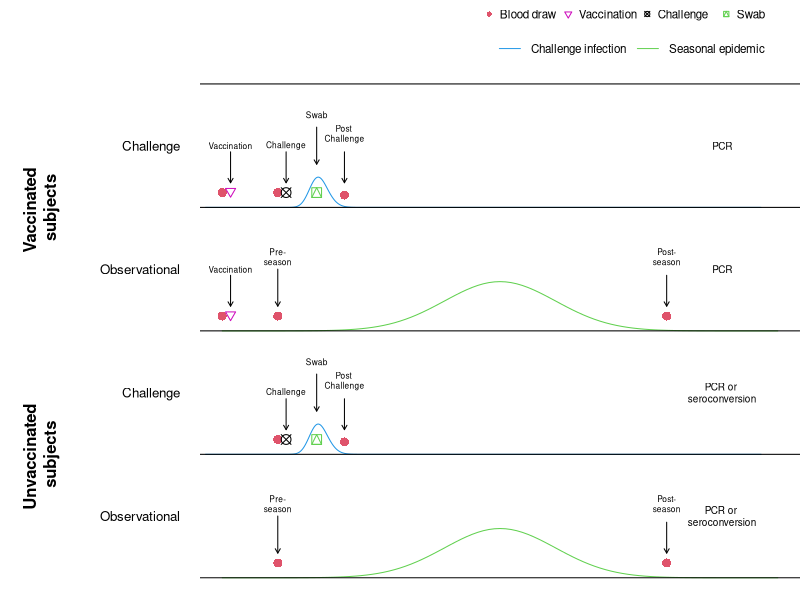

Generate this figure with R:
# Creates figure showing study designs
# Sheena Sullivan

# Directories used
fig_studies_dir <- here::here("fig-studies")

# Script ======================================================================

pdf(file = file.path(fig_studies_dir, "fig-studies.pdf"), 8, 3.5)
par(mai = c(0, 2, 0, 0))
plot(
  NA, NA,
  xlim = c(0, 5), ylim = c(0, 4.5), axes = F,
  xlab = "Study timeline", ylab = ""
)
axis(
  2,
  at = seq(0.5, 3.5, 1),
  labels = rep(c("Observational", "Challenge"), 2),
  las = 2,
  tick = F,
  cex.axis = 0.8
)
mtext(
  "Vaccinated \nsubjects",
  side = 2,
  cex = 1,
  lwd = 2,
  font = 2,
  line = 7,
  at = c(3, -5)
)
mtext(
  "Unvaccinated \nsubjects",
  side = 2,
  cex = 1,
  lwd = 2,
  font = 2,
  line = 7,
  at = c(1, -5)
)
legend(
  "topright",
  pch = c(16, 6, 13, 14), col = c(2, 6, 1, 3), box.lty = 0,
  c("Blood draw", "Vaccination", "Challenge", "Swab"), horiz = T, cex = 0.7
)
legend(
  2.4, 4.4,
  lty = c(1, 1), col = c(4, 3), box.lty = 0,
  c("Challenge infection", "Seasonal epidemic"), horiz = T, cex = 0.7
)

# pre-vaccination bleed
points(0, 2.12, pch = 16, col = 2, cex = 1.2)
points(0, 3.12, pch = 16, col = 2, cex = 1.2)
# vaccinations
vpos <- 0.075
text(vpos, c(2.5, 3.5), "Vaccination", cex = 0.5)
arrows(vpos, 2.45, vpos, 2.2, length = 0.05)
arrows(vpos, 3.45, vpos, 3.2, length = 0.05)
points(vpos, 2.13, pch = 6, cex = 1, col = 6)
points(vpos, 3.13, pch = 6, cex = 1, col = 6)

# post-vaccination or pre-season/challenge bleed
for (i in 0:3) {
  points(0.5, .12 + i, pch = 16, col = 2, cex = 1.2)
}
# pre-season bleed
pspos <- 0.5
text(pspos, c(0.6, 2.6), "Pre-\nseason", cex = 0.5)
arrows(pspos, 0.5, pspos, .2, length = 0.05)
arrows(pspos, 2.5, pspos, 2.2, length = 0.05)

# challenge
cpos <- 0.575
text(cpos, c(1.5, 3.5), "Challenge", cex = 0.5)
arrows(cpos, 1.45, cpos, 1.2, length = 0.05)
arrows(cpos, 3.45, cpos, 3.2, length = 0.05)
points(cpos, 1.12, pch = 13, cex = 1.3, col = 1)
points(cpos, 3.12, pch = 13, cex = 1.3, col = 1)
# challenge epidemic:
x <- seq(0, 5, length = 1000)
y <- dlnorm(x, mean = 0.02, sd = 0.08)
lines(x - 0.15, y / 20 + 1, lwd = 1, col = 4)
lines(x - 0.15, y / 20 + 3, lwd = 1, col = 4)

# challenge swab
cspos <- 0.85
text(cspos, c(1.75, 3.75), "Swab", cex = 0.5)
arrows(cspos, 1.65, cspos, 1.35, length = 0.05)
arrows(cspos, 3.65, cspos, 3.35, length = 0.05)
points(cspos, 1.12, pch = 14, cex = 1.3, col = 3)
points(cspos, 3.12, pch = 14, cex = 1.3, col = 3)

# post challenge bleed
text(1.1, c(1.6, 3.6), "Post \nChallenge", cex = 0.5)
arrows(1.1, 1.45, 1.1, 1.2, length = 0.05)
arrows(1.1, 3.45, 1.1, 3.2, length = 0.05)
points(1.1, 1.1, pch = 16, col = 2, cex = 1.2)
points(1.1, 3.1, pch = 16, col = 2, cex = 1.2)

# natural epidemic
curve(dnorm(x, mean = 2.5, sd = 0.5) / 2, add = TRUE, col = 3)
curve(dnorm(x, mean = 2.5, sd = 0.5) / 2 + 1.9999, add = TRUE, col = 3)
# post-season bleed
pspos <- 4
text(pspos, c(0.6, 2.6), "Post-\nseason", cex = 0.5)
arrows(pspos, 0.45, pspos, .2, length = 0.05)
arrows(pspos, 2.45, pspos, 2.2, length = 0.05)
points(4, 0.12, pch = 16, col = 2, cex = 1.2)
points(4, 2.12, pch = 16, col = 2, cex = 1.2)

# lines between designs
abline(h = c(0:4))

# outcomes
text(4.5, c(0.5, 1.5), "PCR or \nseroconversion", cex = 0.6)
text(4.5, c(2.5, 3.5), "PCR", cex = 0.6)

dev.off()
